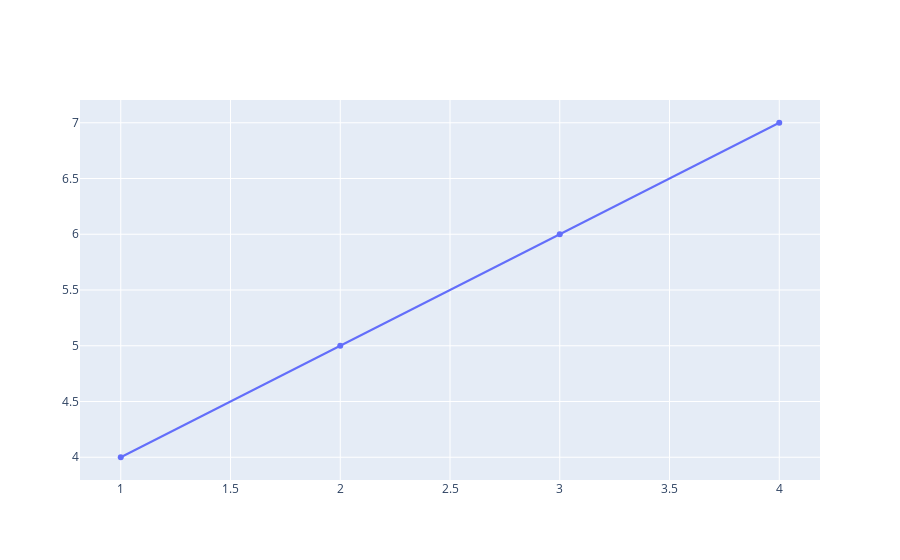

Notebook code cell kept with this figure:
### Code cell
fig = go.Figure()
fig.add_scatter(x=[1,2,3,4], y=[4,5,6,7])
fig.show()

### Figure 1 — Plotly figure (JSON) as saved in the notebook; plotly's stock layout.template omitted (floating-point values rounded to 4 significant figures)
{"data": [{"type": "scatter", "x": [1, 2, 3, 4], "y": [4, 5, 6, 7]}], "layout": {"autosize": true, "xaxis": {"autorange": true, "range": [0.8036, 4.196], "type": "linear"}, "yaxis": {"autorange": true, "range": [3.752, 7.248], "type": "linear"}}}
